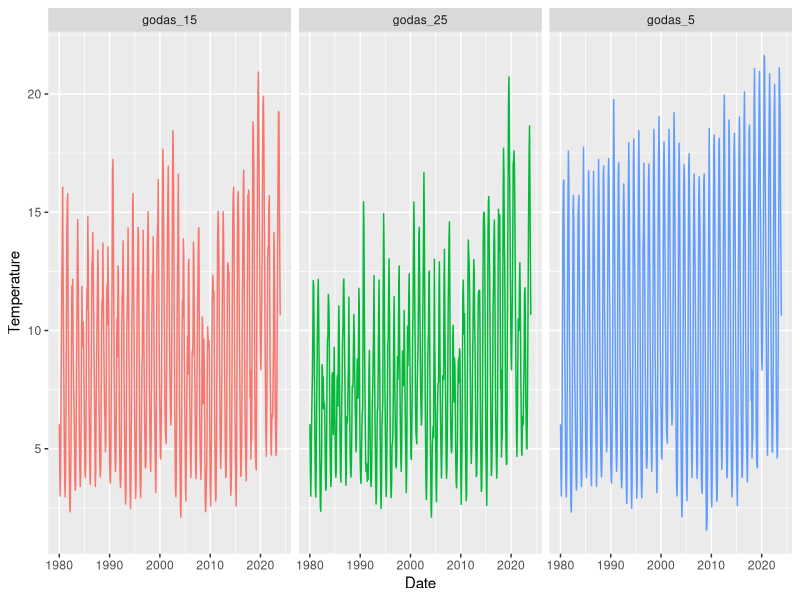
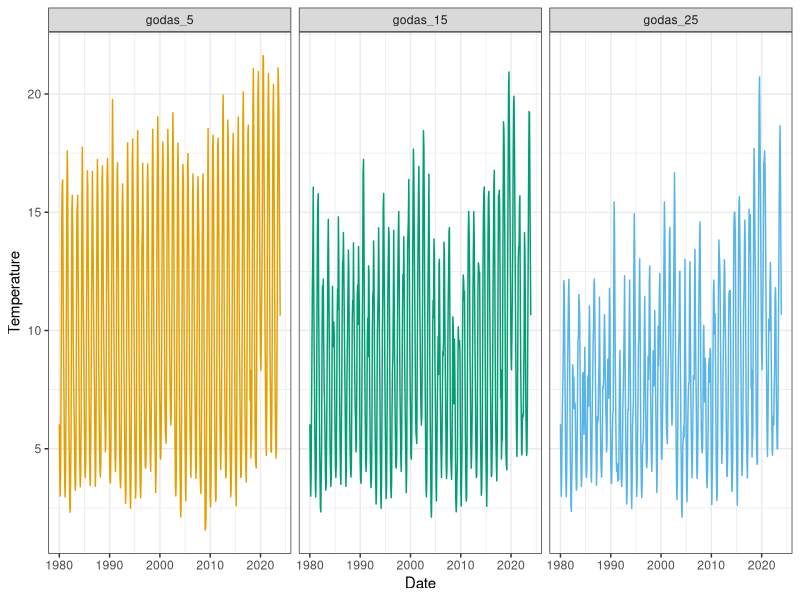
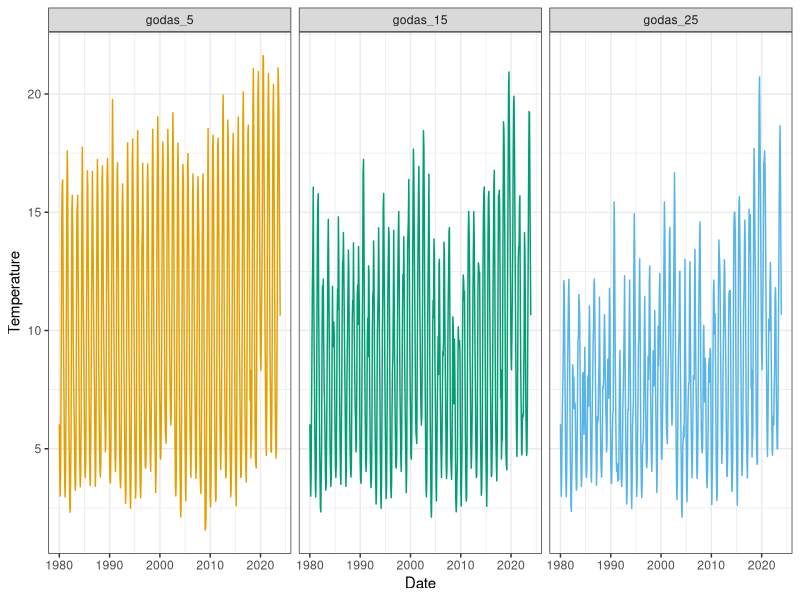

The R script that drew these images, in order:
#Make a GODAS temp change over time plot
setwd(here::here())

library(tidyverse)

godas_monthly <- read_csv("Outputs/godas_allyears_5_15_25m.csv")

godas_monthly_long <- godas_monthly |>
  pivot_longer(cols = -c(Date, YY, MM), names_to = "Depth", values_to = "Temperature")

View(godas_monthly_long)

ggplot(godas_monthly_long, aes(x = Date, y = Temperature, color = Depth)) +
  geom_line(show.legend = FALSE)+
  facet_wrap(~Depth)

cbbPalette <- c("#E69F00", "#009E73", "#56B4E9")

ggplot(transform(godas_monthly_long,
                 Depth=factor(Depth,levels=c("godas_5","godas_15","godas_25"))),
       aes(x = Date, y = Temperature, color = Depth)) +
  scale_colour_manual(values=cbbPalette)+
  theme_bw()+
  geom_line(show.legend = FALSE)+
  facet_wrap(~Depth)
ggsave("Figures/godas_all_years_plot.jpg")  
